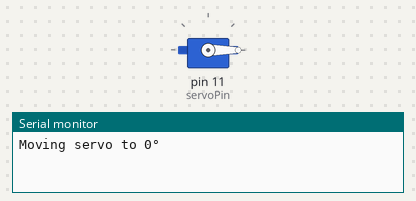
Simulated run of this sketch. Board: Arduino Uno, built with avr-gcc and run on an emulated ATmega328P. Parts: servo, the last lines printed to the serial monitor.

Above: at 0.05 s.
At 1.5 s:
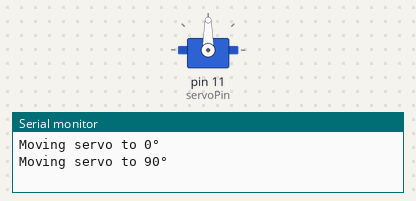
At 3.0 s:
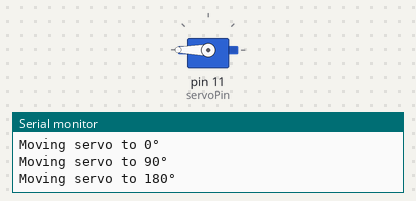
Timing chart, 0 to 6.9 s (numbered marks = the images above):
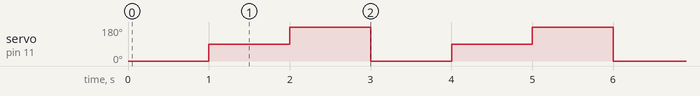

The sketch:

testservo.ino
```cpp
#include <Servo.h>

Servo servo;
const int servoPin = 11;

void setup() {
    servo.attach(servoPin);
    Serial.begin(9600);
}

void loop() {
    for (int pos = 0; pos <= 180; pos += 90) { // Goes from 0 degrees to 180 degrees in 90-degree steps
        Serial.print("Moving servo to ");
        Serial.print(pos);
        Serial.println("°");
        servo.write(pos);              // Tell servo to go to position in variable 'pos'
        delay(1000);                   // Waits 1s for the servo to reach the position
    }
}
```

Measured:
- by itself, servo on pin 11 (servoPin): repeats every 3.0 s: 180° 1.0 s, 0° 1.0 s, 90° 1.0 s
